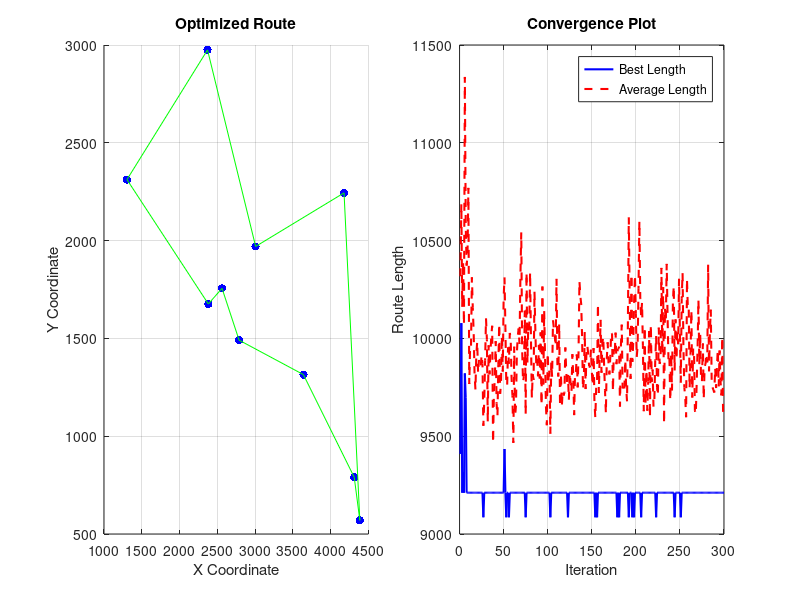

Write the MATLAB code that produced this figure.
function [Shortest_Route, Shortest_Length] = optimized_ACO_TSP(C, params)
% Optimized Ant Colony Optimization for TSP
% Input:
%   C: City coordinates matrix [x,y]
%   params: Structure containing parameters
% Output:
%   Shortest_Route: Best route found
%   Shortest_Length: Length of best route
C = [[1304,2312];[3639,1315];
    [4312,790];[4386,570];[3007,1970];
    [2562,1756];[2788,1491];[2381,1676];
[4177,2244];[2370,2975]];
% Set default parameters if not provided
if nargin < 2
    params.NC_max = 300;  % Maximum iterations
    params.m = 10;        % Number of ants
    params.Alpha = 1;     % Pheromone importance
    params.Beta = 5;      % Distance importance
    params.Rho = 0.5;     % Evaporation rate
    params.Q = 10;        % Pheromone intensity
end

% Extract parameters
NC_max = params.NC_max;
m = params.m;
Alpha = params.Alpha;
Beta = params.Beta;
Rho = params.Rho;
Q = params.Q;

% Initialize problem parameters
n = size(C, 1);
D = calculate_distances(C);
Eta = 1./D;  % Desirability matrix
Tau = ones(n);  % Initial pheromone matrix

% Initialize storage for best solutions
R_best = zeros(NC_max, n);
L_best = inf(NC_max, 1);
L_ave = zeros(NC_max, 1);

% Main iteration loop
for NC = 1:NC_max
    % Generate initial ant positions
    Tabu = zeros(m, n);
    Tabu(:,1) = generate_initial_positions(m, n);
    
    % If not first iteration, use best previous route
    if NC >= 2
        Tabu(1,:) = R_best(NC-1,:);
    end
    
    % Route construction
    Tabu = construct_routes(Tabu, Tau, Eta, Alpha, Beta, m, n);
    
    % Calculate route lengths
    [L, L_best(NC), R_best(NC,:), L_ave(NC)] = evaluate_routes(Tabu, D);
    
    % Update pheromone
    Tau = update_pheromone(Tau, Tabu, L, Q, Rho, n, m);
end

% Get final results
[Shortest_Length, idx] = min(L_best);
Shortest_Route = R_best(idx,:);

% Visualization
plot_results(C, Shortest_Route, L_best, L_ave);
end

function D = calculate_distances(C)
% Calculate distance matrix between cities
n = size(C, 1);
D = zeros(n);
for i = 1:n
    for j = 1:n
        if i ~= j
            D(i,j) = norm(C(i,:) - C(j,:));
        else
            D(i,j) = eps;
        end
    end
end
end

function initial_positions = generate_initial_positions(m, n)
% Generate initial random positions for ants
positions = [];
for i = 1:ceil(m/n)
    positions = [positions, randperm(n)];
end
initial_positions = positions(1:m)';
end

function Tabu = construct_routes(Tabu, Tau, Eta, Alpha, Beta, m, n)
% Construct routes for all ants
for j = 2:n
    for i = 1:m
        visited = Tabu(i,1:(j-1));
        unvisited = setdiff(1:n, visited);
        
        % Calculate selection probabilities
        P = (Tau(visited(end), unvisited).^Alpha) .* (Eta(visited(end), unvisited).^Beta);
        P = P / sum(P);
        
        % Select next city
        cumP = cumsum(P);
        next_city = unvisited(find(cumP >= rand(), 1));
        Tabu(i,j) = next_city;
    end
end
end

function [L, L_best_current, R_best_current, L_ave_current] = evaluate_routes(Tabu, D)
% Evaluate all routes
m = size(Tabu, 1);
L = zeros(m, 1);

for i = 1:m
    route = Tabu(i,:);
    L(i) = sum(D(sub2ind(size(D), route(1:end-1), route(2:end)))) + D(route(end), route(1));
end

L_best_current = min(L);
best_idx = find(L == L_best_current, 1);
R_best_current = Tabu(best_idx,:);
L_ave_current = mean(L);
end

function Tau = update_pheromone(Tau, Tabu, L, Q, Rho, n, m)
% Update pheromone levels
Delta_Tau = zeros(n);
for i = 1:m
    route = Tabu(i,:);
    for j = 1:n-1
        Delta_Tau(route(j), route(j+1)) = Delta_Tau(route(j), route(j+1)) + Q/L(i);
    end
    Delta_Tau(route(end), route(1)) = Delta_Tau(route(end), route(1)) + Q/L(i);
end
Tau = (1-Rho).*Tau + Delta_Tau;
end

function plot_results(C, Route, L_best, L_ave)
% Plot results
figure('Position', [100, 100, 1200, 500]);

% Plot route
subplot(1,2,1);
scatter(C(:,1), C(:,2), 'b', 'filled');
hold on;
for i = 1:length(Route)-1
    plot([C(Route(i),1), C(Route(i+1),1)], [C(Route(i),2), C(Route(i+1),2)], 'g');
end
plot([C(Route(end),1), C(Route(1),1)], [C(Route(end),2), C(Route(1),2)], 'g');
title('Optimized Route');
xlabel('X Coordinate');
ylabel('Y Coordinate');
grid on;

% Plot convergence
subplot(1,2,2);
plot(L_best, 'b-', 'LineWidth', 1.5);
hold on;
plot(L_ave, 'r--', 'LineWidth', 1.5);
title('Convergence Plot');
xlabel('Iteration');
ylabel('Route Length');
legend('Best Length', 'Average Length');
grid on;
end
% 调用优化的ACO-TSP算法
[Shortest_Route, Shortest_Length] = optimized_ACO_TSP(C);
% 打印结果
disp('Shortest Route:');
disp(Shortest_Route);
disp('Shortest Length:');
disp(Shortest_Length);